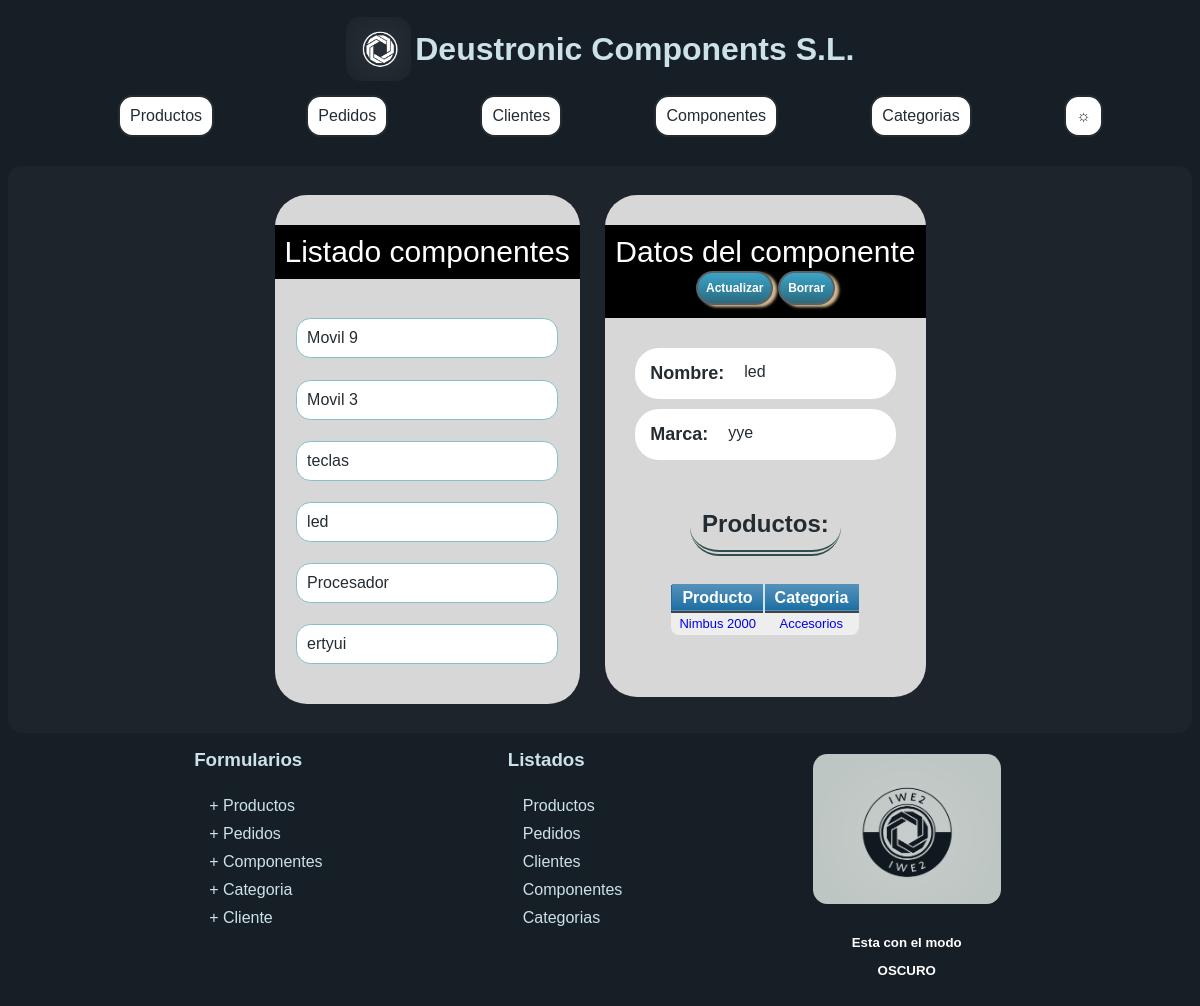
Before: /appProyecto/componentes/7 with the older database file.
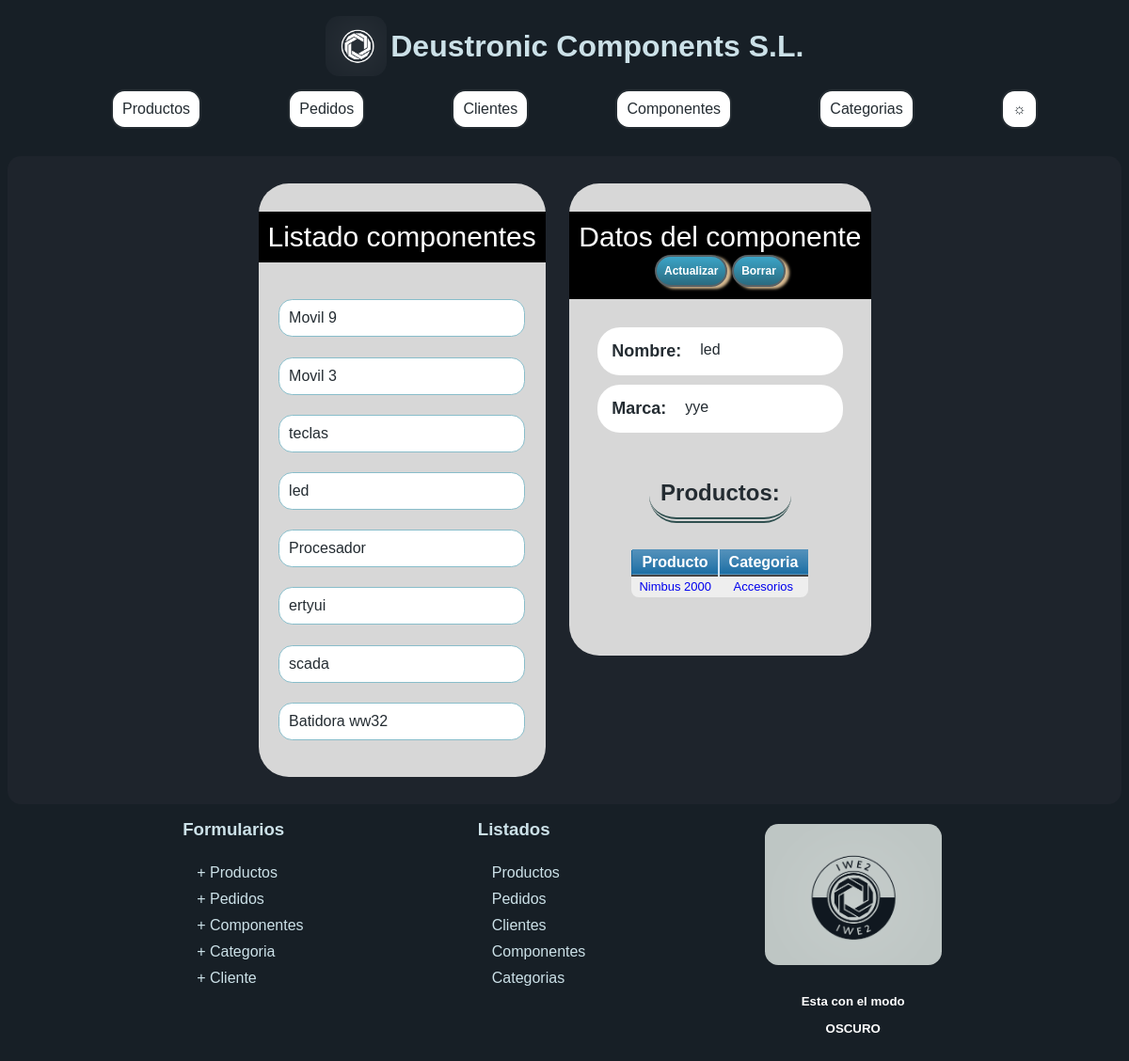
After: the same page with the newer database file.
### appProyecto/models.py (models this page shows, shortened)
class Componente(models.Model):
    nombre = models.CharField(max_length=200)
    marca = models.CharField(max_length=200)

class Elemento(models.Model):
    id_producto = models.ForeignKey(Producto, on_delete=models.CASCADE)
    id_componente = models.ForeignKey(Componente, on_delete=models.CASCADE)
    cantidad = models.IntegerField(
        default=1,
        validators=[
            MinValueValidator(1)
        ]
     )
    class Meta:
        unique_together = (('id_producto', 'id_componente'),)

class Producto(models.Model):
    precio = models.FloatField(
        default=0,
        validators=[
            MinValueValidator(0)
        ]
     )
    nombre = models.CharField(max_length=200)
    descripcion = models.CharField(max_length=1000)
    categoria = models.ForeignKey(Categoria, on_delete=models.CASCADE)
    componente = models.ManyToManyField(Componente, through="Elemento")

class Categoria(models.Model):
    descripcion = models.CharField(max_length=1000)
    nombre = models.CharField(max_length=100, unique=True)

### appProyecto/views.py (the view)
class ComponenteDetailView(DetailView):
    model = Componente
    def get_context_data(self, **kwargs):
        context = super().get_context_data(**kwargs)
        context['elementos'] = self.object.elemento_set.all()
        context['listaTodos'] = Componente.objects.all()
        return context

### appProyecto/templates/appProyecto/componente_detail.html (shortened to what this page needs)
{% extends "detalle.html" %}
{% block elemListado %} componentes {% endblock%} {% block urlElemento %}
<a href="{% url 'detalle componentes' p.pk %}">
  <li>{{ p.nombre }}</li>
</a>
{% endblock %} {% block detalle %}
<div class="tituloProducto">
  Datos del componente
  <div class="barraBtn">
    <a href="/appProyecto/componentes/{{componente.id}}/update/" class="button">
      Actualizar
    </a>
    <a href="/appProyecto/componentes/{{componente.id}}/delete/" class="button">
      Borrar
    </a>
  </div>
</div>
<div class="datosProducto">
  <div class="propiedadProducto">
    <div class="tituloPropiedad">Nombre:</div>
    {{ componente.nombre}}
  </div>
  <div class="propiedadProducto">
    <div class="tituloPropiedad">Marca:</div>
    {{ componente.marca}}
  </div>
  <div class="tablasList">
    <h2>Productos:</h2>
    {% if elementos %}
    <table class="blueTable">
      <thead>
        <tr>
          <th>Producto</th>
          <th>Categoria</th>
        </tr>
      </thead>
      <tbody>
        {% for cantidad in elementos %}
        <tr>
          <td>
            <a href="{% url 'detalle producto' cantidad.id_producto.pk %}">
              {{ cantidad.id_producto.nombre }}
            </a>
          </td>
          <td>
            <a
              href="{% url 'detalle categoria' cantidad.id_producto.categoria.pk %}"
            >
              {{ cantidad.id_producto.categoria.nombre }}
            </a>
          </td>
        </tr>
        {% endfor %}
      </tbody>
    </table>
  </div>
  {% else %}
  <div class="tituloPropiedad">
    NO EXISTE NINGUN PRODUCTO CON ESTE COMPONENTE
  </div>
  {% endif %}
</div>
{% endblock %}

Changed rows visible on the page:
added Componente: nombre "scada"
added Componente: nombre "Batidora ww32"
